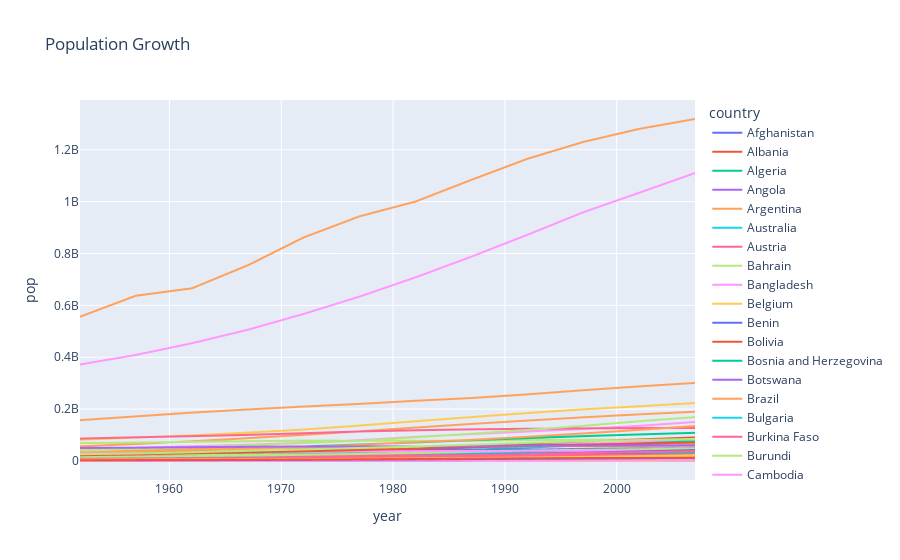

The code cell stored with this chart in its notebook:
### Markdown cell above
## Insight 6: Population Growth

### Code cell
import plotly.express as px

# Grouping the data by country and calculate the mean population for each year
population_df = df.groupby(['country', 'year'])['pop'].mean().reset_index()

# Creating a line plot for population growth
fig = px.line(population_df, x='year', y='pop', color='country', title='Population Growth')
fig.show()
